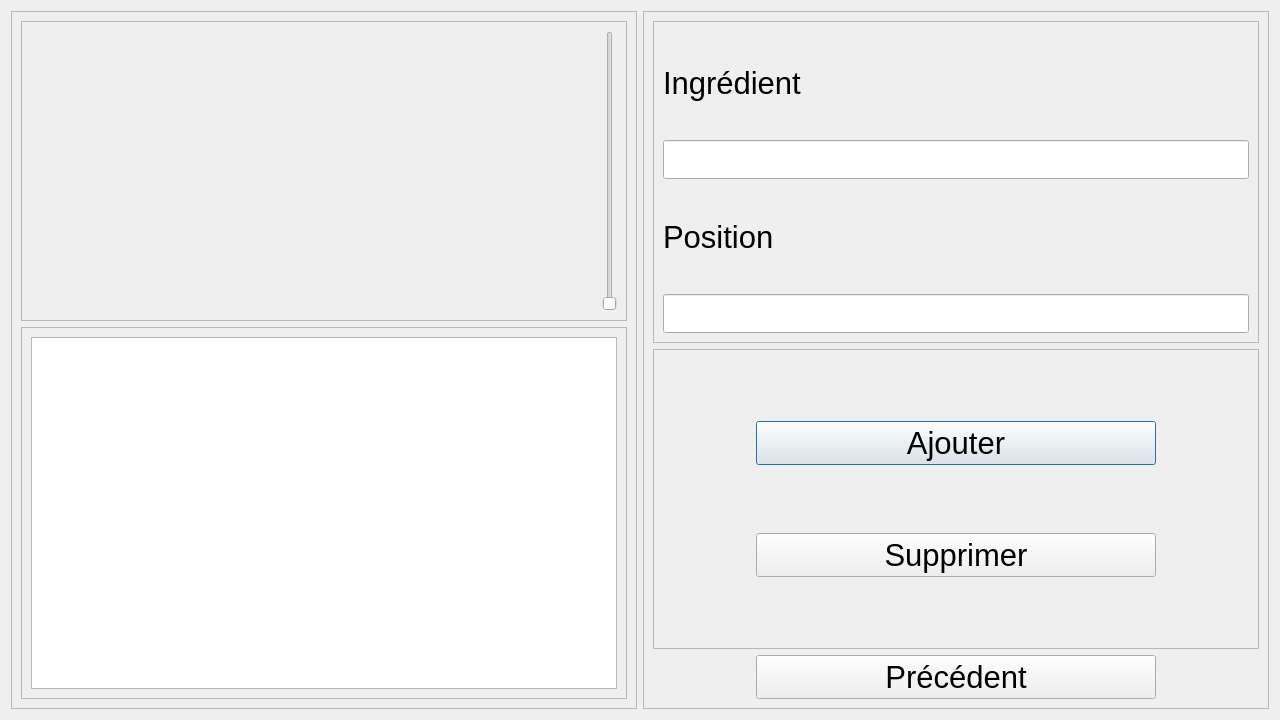
<?xml version="1.0" encoding="UTF-8"?>
<ui version="4.0">
 <class>Dialog</class>
 <widget class="QDialog" name="Dialog">
  <property name="geometry">
   <rect>
    <x>0</x>
    <y>0</y>
    <width>1280</width>
    <height>720</height>
   </rect>
  </property>
  <property name="minimumSize">
   <size>
    <width>1280</width>
    <height>720</height>
   </size>
  </property>
  <property name="maximumSize">
   <size>
    <width>1280</width>
    <height>720</height>
   </size>
  </property>
  <property name="windowTitle">
   <string>Dialog</string>
  </property>
  <layout class="QHBoxLayout" name="horizontalLayout">
   <item>
    <widget class="QFrame" name="frame">
     <property name="minimumSize">
      <size>
       <width>200</width>
       <height>0</height>
      </size>
     </property>
     <property name="maximumSize">
      <size>
       <width>1000</width>
       <height>16777215</height>
      </size>
     </property>
     <property name="frameShape">
      <enum>QFrame::StyledPanel</enum>
     </property>
     <property name="frameShadow">
      <enum>QFrame::Raised</enum>
     </property>
     <layout class="QVBoxLayout" name="verticalLayout">
      <item>
       <widget class="QFrame" name="frame_4">
        <property name="maximumSize">
         <size>
          <width>16777215</width>
          <height>300</height>
         </size>
        </property>
        <property name="frameShape">
         <enum>QFrame::StyledPanel</enum>
        </property>
        <property name="frameShadow">
         <enum>QFrame::Raised</enum>
        </property>
        <layout class="QHBoxLayout" name="horizontalLayout_2">
         <item>
          <widget class="QLabel" name="label">
           <property name="text">
            <string>&lt;html&gt;&lt;head/&gt;&lt;body&gt;&lt;p align=&quot;center&quot;&gt;&lt;img src=&quot;:/alcool/icône-ou-logo-de-la-meilleure-qualité-d-alcool-dans-ligne-style-102955105.jpg&quot;/&gt;&lt;/p&gt;&lt;/body&gt;&lt;/html&gt;</string>
           </property>
          </widget>
         </item>
         <item>
          <widget class="QSlider" name="niveau_alcool">
           <property name="orientation">
            <enum>Qt::Vertical</enum>
           </property>
          </widget>
         </item>
        </layout>
       </widget>
      </item>
      <item>
       <widget class="QFrame" name="frame_3">
        <property name="minimumSize">
         <size>
          <width>0</width>
          <height>0</height>
         </size>
        </property>
        <property name="maximumSize">
         <size>
          <width>10000</width>
          <height>10000</height>
         </size>
        </property>
        <property name="frameShape">
         <enum>QFrame::StyledPanel</enum>
        </property>
        <property name="frameShadow">
         <enum>QFrame::Raised</enum>
        </property>
        <layout class="QVBoxLayout" name="verticalLayout_3">
         <item>
          <widget class="QListWidget" name="liste_bouteilles">
           <property name="minimumSize">
            <size>
             <width>100</width>
             <height>100</height>
            </size>
           </property>
           <property name="maximumSize">
            <size>
             <width>16777215</width>
             <height>600</height>
            </size>
           </property>
           <property name="font">
            <font>
             <pointsize>20</pointsize>
            </font>
           </property>
          </widget>
         </item>
        </layout>
       </widget>
      </item>
     </layout>
    </widget>
   </item>
   <item>
    <widget class="QFrame" name="frame_2">
     <property name="frameShape">
      <enum>QFrame::StyledPanel</enum>
     </property>
     <property name="frameShadow">
      <enum>QFrame::Raised</enum>
     </property>
     <layout class="QVBoxLayout" name="verticalLayout_2">
      <item>
       <widget class="QFrame" name="frame_6">
        <property name="maximumSize">
         <size>
          <width>16777215</width>
          <height>450</height>
         </size>
        </property>
        <property name="frameShape">
         <enum>QFrame::StyledPanel</enum>
        </property>
        <property name="frameShadow">
         <enum>QFrame::Raised</enum>
        </property>
        <layout class="QVBoxLayout" name="verticalLayout_4">
         <item>
          <widget class="QLabel" name="label_2">
           <property name="font">
            <font>
             <pointsize>23</pointsize>
            </font>
           </property>
           <property name="text">
            <string>Ingrédient</string>
           </property>
          </widget>
         </item>
         <item>
          <widget class="QLineEdit" name="ingredient_ligne">
           <property name="font">
            <font>
             <pointsize>20</pointsize>
            </font>
           </property>
          </widget>
         </item>
         <item>
          <widget class="QLabel" name="label_3">
           <property name="font">
            <font>
             <pointsize>23</pointsize>
            </font>
           </property>
           <property name="text">
            <string>Position</string>
           </property>
          </widget>
         </item>
         <item>
          <widget class="QLineEdit" name="position_ingredient_ligne">
           <property name="font">
            <font>
             <pointsize>20</pointsize>
            </font>
           </property>
          </widget>
         </item>
        </layout>
       </widget>
      </item>
      <item>
       <widget class="QFrame" name="frame_5">
        <property name="maximumSize">
         <size>
          <width>16777215</width>
          <height>300</height>
         </size>
        </property>
        <property name="frameShape">
         <enum>QFrame::StyledPanel</enum>
        </property>
        <property name="frameShadow">
         <enum>QFrame::Raised</enum>
        </property>
        <layout class="QVBoxLayout" name="verticalLayout_5">
         <item alignment="Qt::AlignHCenter">
          <widget class="QPushButton" name="ajouter">
           <property name="minimumSize">
            <size>
             <width>400</width>
             <height>0</height>
            </size>
           </property>
           <property name="maximumSize">
            <size>
             <width>400</width>
             <height>16777215</height>
            </size>
           </property>
           <property name="font">
            <font>
             <pointsize>23</pointsize>
            </font>
           </property>
           <property name="text">
            <string>Ajouter</string>
           </property>
          </widget>
         </item>
         <item alignment="Qt::AlignHCenter">
          <widget class="QPushButton" name="supprimer">
           <property name="minimumSize">
            <size>
             <width>400</width>
             <height>0</height>
            </size>
           </property>
           <property name="maximumSize">
            <size>
             <width>400</width>
             <height>16777215</height>
            </size>
           </property>
           <property name="font">
            <font>
             <pointsize>23</pointsize>
            </font>
           </property>
           <property name="text">
            <string>Supprimer</string>
           </property>
          </widget>
         </item>
        </layout>
       </widget>
      </item>
      <item alignment="Qt::AlignHCenter">
       <widget class="QPushButton" name="precedent">
        <property name="minimumSize">
         <size>
          <width>400</width>
          <height>0</height>
         </size>
        </property>
        <property name="maximumSize">
         <size>
          <width>400</width>
          <height>16777215</height>
         </size>
        </property>
        <property name="font">
         <font>
          <pointsize>23</pointsize>
         </font>
        </property>
        <property name="text">
         <string>Précédent</string>
        </property>
       </widget>
      </item>
     </layout>
    </widget>
   </item>
  </layout>
 </widget>
 <resources>
  <include location="bouteille.qrc"/>
 </resources>
 <connections/>
</ui>
